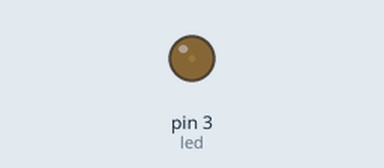
This sketch was run on a simulated Arduino Uno, built with avr-gcc and run on an emulated ATmega328P. On the bench: output pins drawn as LEDs (lit = HIGH).

Above: at 0.05 s.
At 6.05 s:
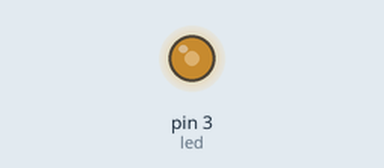
At 10.75 s:
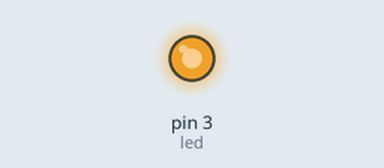
At 21.45 s:
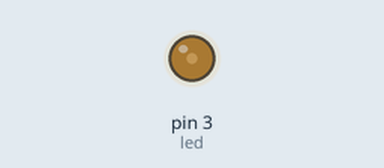
Timing chart, 0 to 31.9 s (numbered marks = the images above):
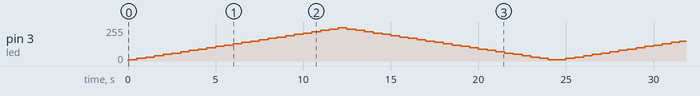

The sketch:

PuzlsweitenModulation.ino
```cpp
#define led 3

int pwm = 10;

void setup() {
  pinMode(led, OUTPUT);


};


void loop() {
  analogWrite(led, pwm);
  delay(500);
  if (pwm < 250) {
    pwm = pwm + 10;
  } else if (pwm = 250) {
      while(pwm > 10) {
        pwm = pwm - 10;
        analogWrite(led, pwm);
        delay(500);
      }
    }
}
```
